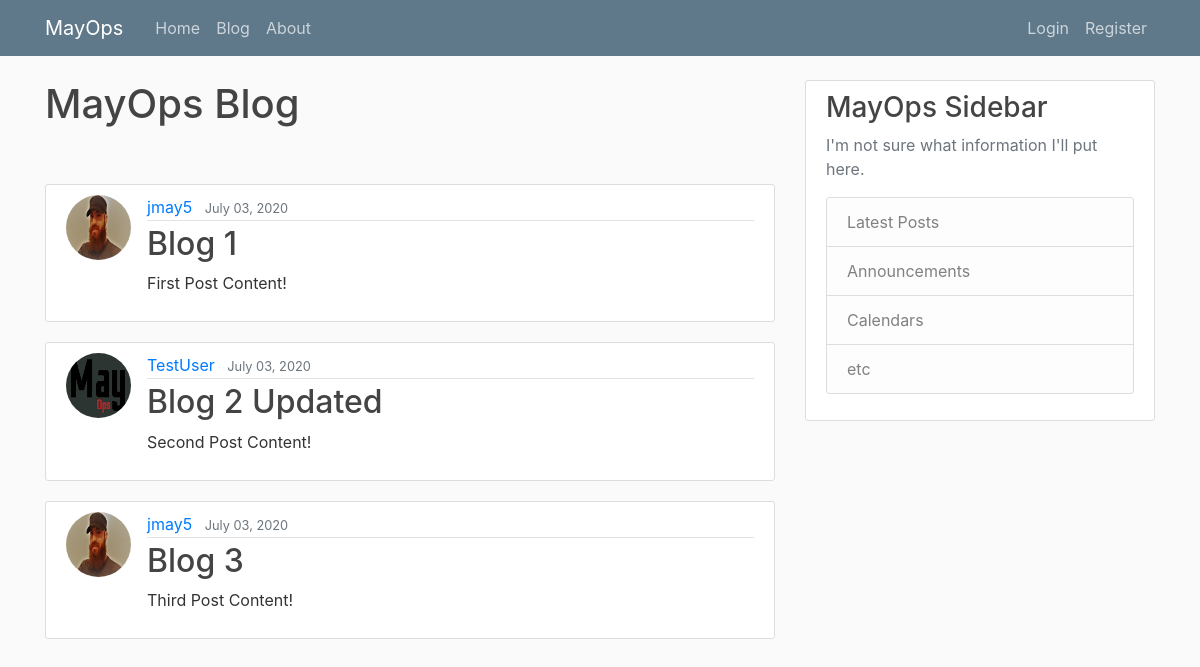
/blog/, run on an earlier commit of the app's database.
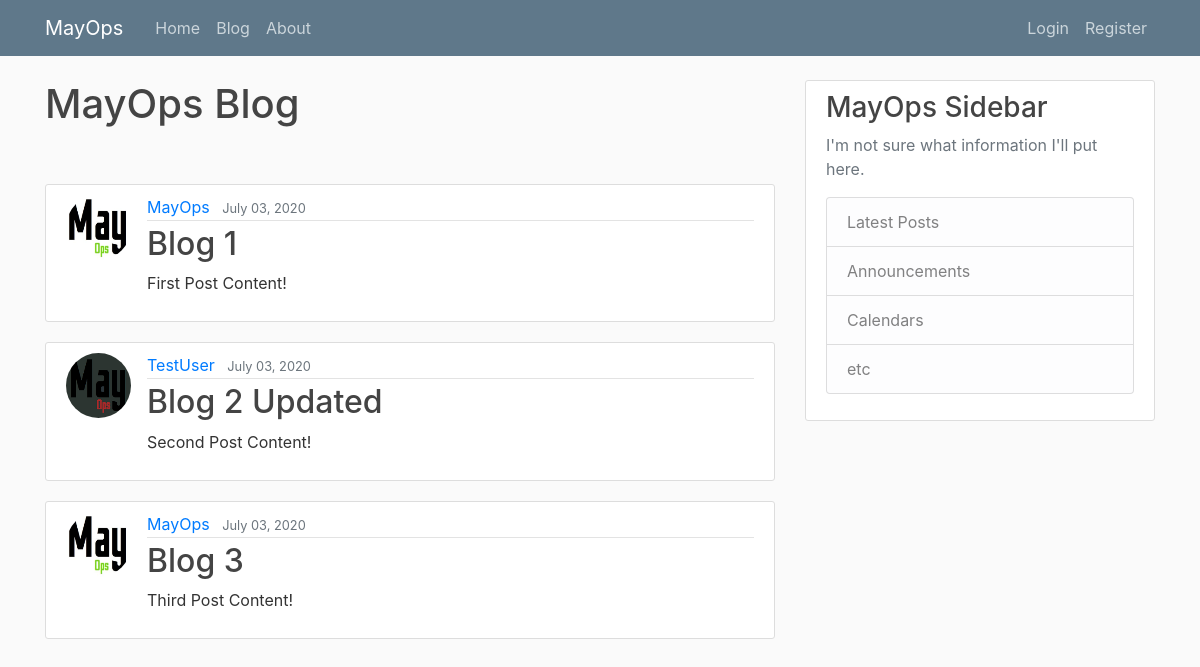
And on a later commit of the database.
### homepage/models.py (models this page shows, shortened)
class Post(models.Model):
    title = models.CharField(max_length=100)
    content = models.TextField()
    date_posted = models.DateTimeField(default=timezone.now)
    author = models.ForeignKey(User, on_delete=models.CASCADE)

### users/models.py (models this page shows, shortened)
class Profile(models.Model):
    user = models.OneToOneField(User, on_delete=models.CASCADE)
    image = models.ImageField(default='default1.jpg', upload_to='profile_pics')

### homepage/views.py (the view)
# urls.py: 2. Add a URL to urlpatterns:  path('blog/', include('blog.urls'))
def blog(request):
    context = {
        'posts': Post.objects.all(),
        'title': 'Blog'
    }
    return render(request, 'homepage/blog.html', context)

### homepage/templates/homepage/blog.html
{% extends "homepage/base.html" %}
{% block content %}
    <h1>MayOps Blog</h1><br><br>
    {% for post in posts %}
        <article class="media content-section">
          <img class="rounded-circle article-img" src="{{ post.author.profile.image.url }}">
          <div class="media-body">
            <div class="article-metadata">
              <a class="mr-2" href="#">{{ post.author }}</a>
              <small class="text-muted">{{ post.date_posted|date:"F d, Y" }}</small>
            </div>
            <h2><a class="article-title" href="#">{{ post.title }}</a></h2>
            <p class="article-content">{{ post.content }}</p>
          </div>
        </article>
    {% endfor %}
{% endblock content %}

### homepage/templates/homepage/base.html (shortened to what this page needs)
{% load static %}
<!DOCTYPE html>
<html>
<head>
    <link rel="stylesheet" href="https://maxcdn.bootstrapcdn.com/bootstrap/4.0.0/css/bootstrap.min.css">
    <link rel="stylesheet" type="text/css" href="{% static 'homepage/main.css' %}">
</head>
<body>
    <header class="site-header">
      <nav class="navbar navbar-expand-md navbar-dark bg-steel fixed-top">
        <div class="container">
          <a class="navbar-brand mr-4" href="{% url 'MayOps-home' %}">MayOps</a>
          <div class="collapse navbar-collapse" id="navbarToggle">
            <div class="navbar-nav mr-auto">
              <a class="nav-item nav-link" href="{% url 'MayOps-home' %}">Home</a>
              <a class="nav-item nav-link" href="{% url 'MayOps-blog' %}">Blog</a>
              <a class="nav-item nav-link" href="{% url 'MayOps-about' %}">About</a>
            </div>
            <div class="navbar-nav">
              {% if user.is_authenticated %}
                <a class="nav-item nav-link" href="{% url 'profile' %}">Profile</a>
                <a class="nav-item nav-link" href="{% url 'logout' %}">Logout</a>
              {% else %}
                <a class="nav-item nav-link" href="{% url 'login' %}">Login</a>
                <a class="nav-item nav-link" href="{% url 'register' %}">Register</a>
              {% endif %}
            </div>
          </div>
        </div>
      </nav>
    </header>
    <main role="main" class="container">
      <div class="row">
        <div class="col-md-8">
          {% block content %}{% endblock %}
        </div>
        <div class="col-md-4">
          <div class="content-section">
            <h3>MayOps Sidebar</h3>
            <p class='text-muted'>I'm not sure what information I'll put here.
              <ul class="list-group">
                <li class="list-group-item list-group-item-light">Latest Posts</li>
                <li class="list-group-item list-group-item-light">Announcements</li>
                <li class="list-group-item list-group-item-light">Calendars</li>
                <li class="list-group-item list-group-item-light">etc</li>
              </ul>
            </p>
          </div>
        </div>
      </div>
    </main>
</body>
</html>

### homepage/static/homepage/main.css (style rules this page uses)
body { background: #fafafa; color: #333333; margin-top: 5rem; }
h1, h2, h3, h4, h5, h6 { color: #444444; }
ul { margin: 0; }
.bg-steel { background-color: #5f788a; }
.site-header .navbar-nav .nav-link { color: #cbd5db; }
.content-section { background: #ffffff; padding: 10px 20px; border: 1px solid #dddddd; border-radius: 3px; margin-bottom: 20px; }
.article-title { color: #444444; }
.article-content { white-space: pre-line; }
.article-img { height: 65px; width: 65px; margin-right: 16px; }
.article-metadata { padding-bottom: 1px; margin-bottom: 4px; border-bottom: 1px solid #e3e3e3 }

What changed in the data, as far as the page shows it:
changed through a linked row, Post "Blog 1": author.profile.image: a different picture; author "jmay5" → "MayOps"
changed through a linked row, Post "Blog 3": author.profile.image: a different picture; author "jmay5" → "MayOps"
